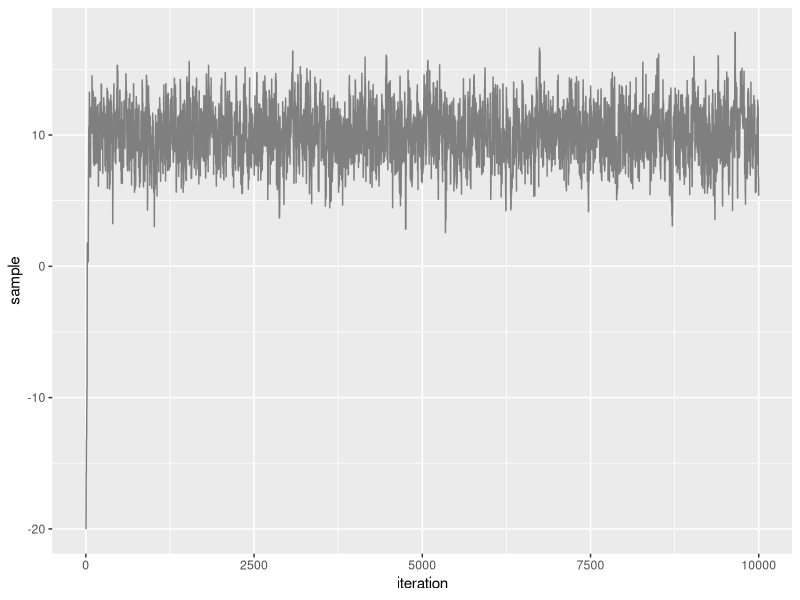
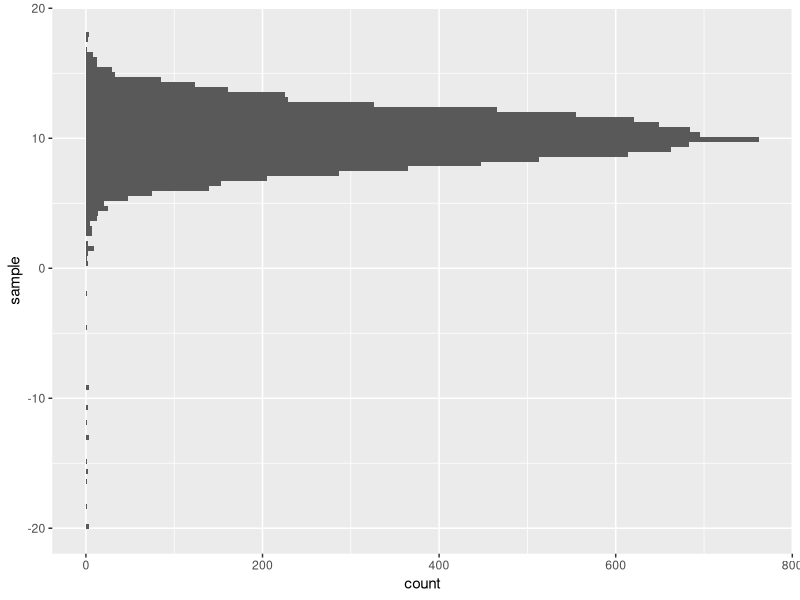
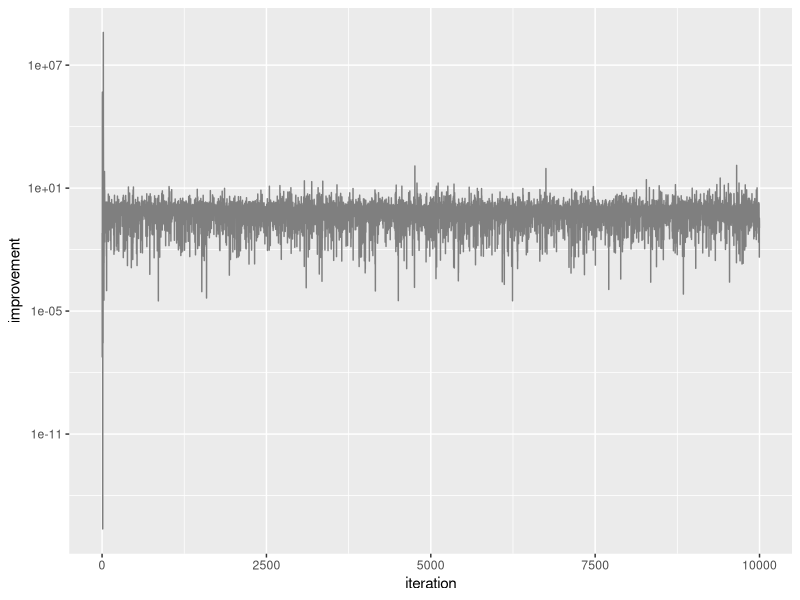
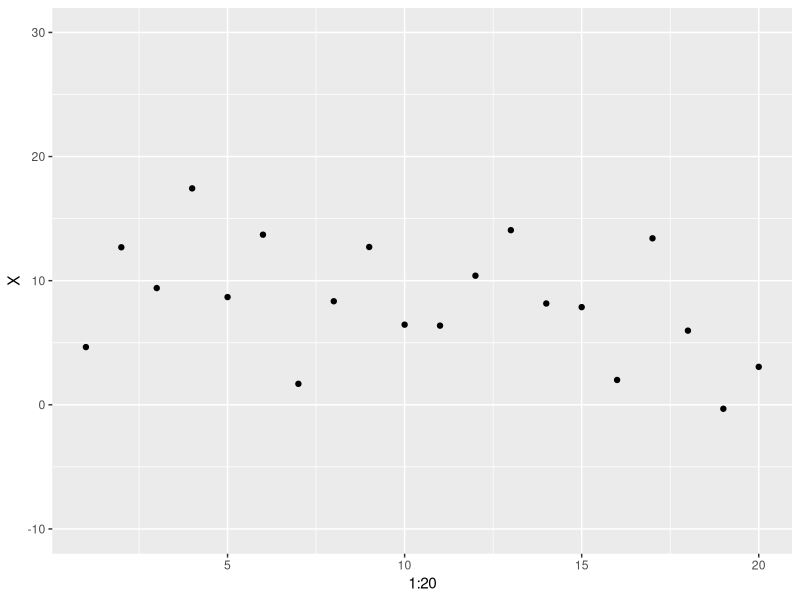
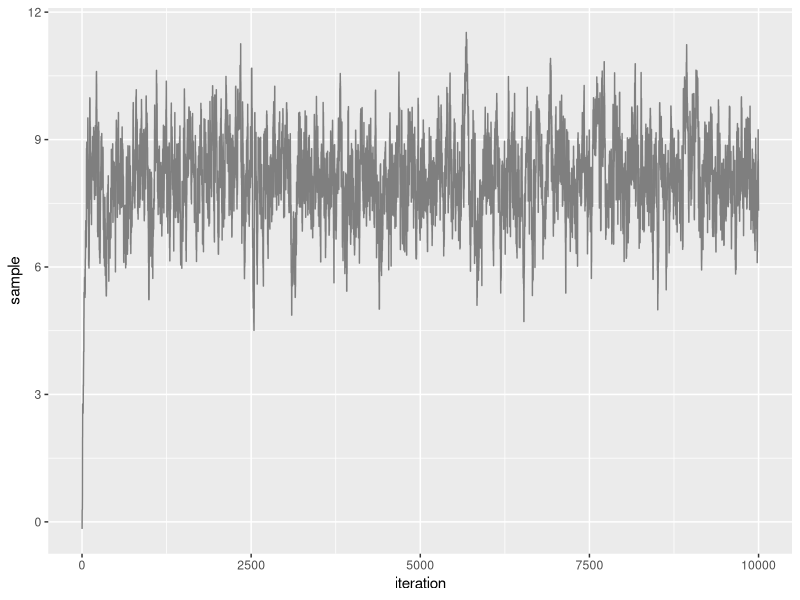
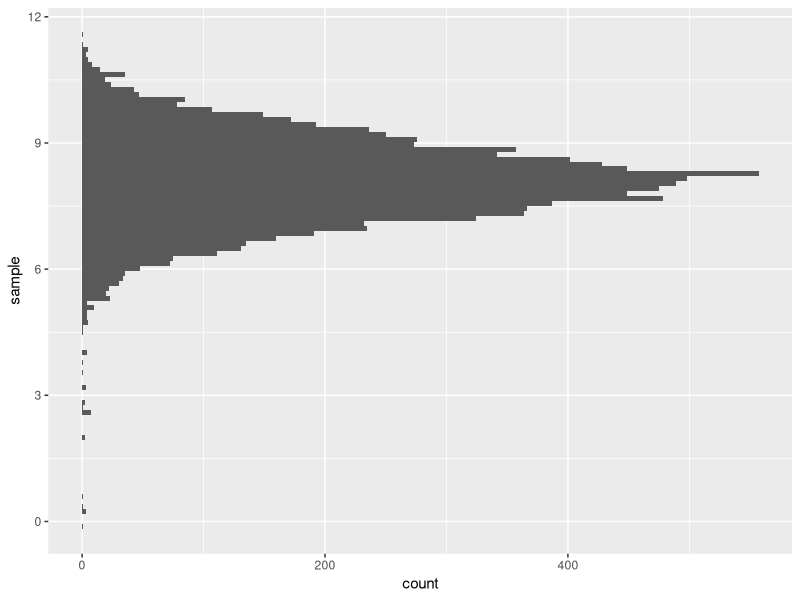
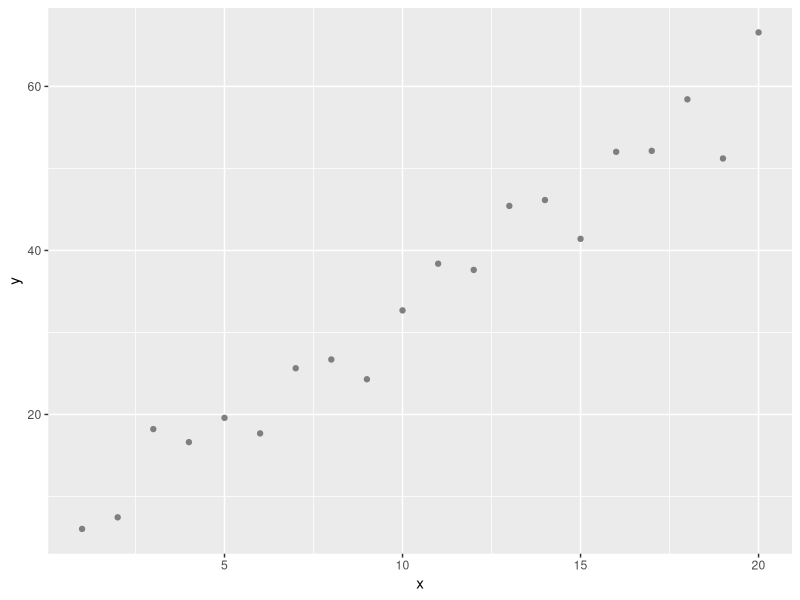
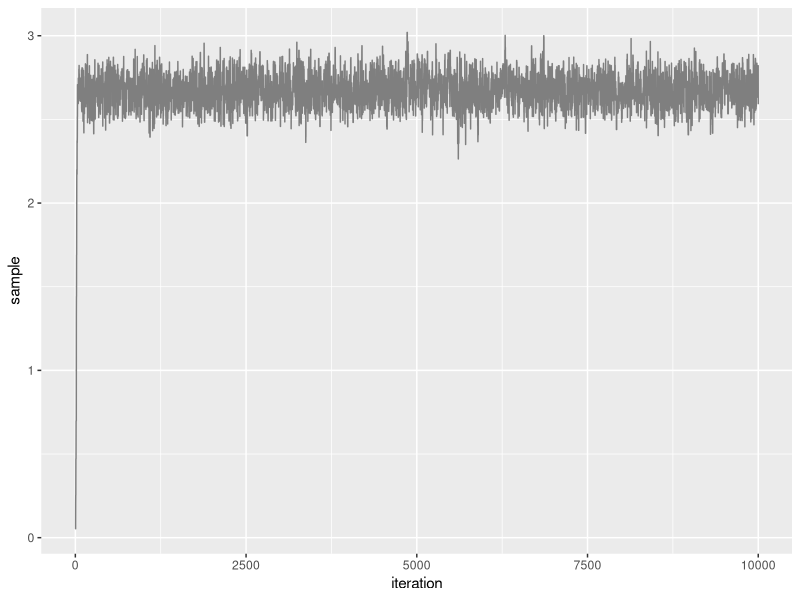

Here is the R script that generated these plots, in order:
## ---- chunk 1
library(tidyverse)
library(ggplot2)

model_pdf <- function(x, mu, sigma) exp(-0.5 * ((x - mu) / sigma)^2) / (sigma*sqrt(2*pi)) # probability density function
proposed <- function(x, sd) rnorm(n = 1, mean = x, sd = sd) # random variable generation

iterations = 1e4 # number of iterations
x <- -20 # starting value of the chain
sigma = 2
mu = 10
stored <- rep(NA, iterations)
improvement <- rep(NA, iterations)

for (i in 1:iterations) {
  x_i <- proposed(x, sigma) # 1
  improvement[i] <- model_pdf(x_i, mu, sigma) / model_pdf(x, mu, sigma) # 2
  ratio <- min(1, improvement[i]) # 3
  accept <- runif(1) < ratio # 4
  stored[i] <- ifelse(accept, x_i, x)
  x <- stored[i]
}

results_combined = data.frame(sample = stored, improvement = improvement, iteration = 1:iterations)

ggplot(data = results_combined, aes(x = iteration, y = sample)) + geom_line(colour = 'grey50')
ggplot(data = results_combined, aes(y=sample)) + geom_histogram(bins = 100)
ggplot(data = results_combined, aes(x = iteration, y = improvement)) + geom_line(colour = 'grey50') + scale_y_log10()
## ---- chunk 2
library(tidyverse)
library(ggplot2)

X <- rnorm(n = 20, mean = 10, sd = 4) # Our sample from the population (normal population with mean 10 and standard deviation 4)

qplot(x = 1:20, y = X) + expand_limits(y = c(-10, 30))

model_pdf <-  function(obs, mu, sigma) exp(-0.5*((obs-mu)/sigma)^2) / (sqrt(sigma^2*2*pi)) # 1

posterior_pdf <- function(x, mu, sigma, mu_prior, sigma_prior) model_pdf(x, mu, sigma) * model_pdf(mu, mu_prior, sigma_prior) # likelihood * prior

proposed <- function(mu, sd) rnorm(n = 1, mean = mu, sd = sd)

iterations = 1e4
mu <- 0 # start of the chain (slope)
sigma_proposed = 0.5 

sigma <- 5
mu_prior <- 7
sigma_prior <- 10 # standard deviation of the normal model used for the likelihood probability density function. Here we consider it as a nuisance parameter, namely, we do not aim to estimate it but we provide it to the model 
stored <- rep(NA, iterations)


for (i in 1:iterations) {
  mu_prime <- proposed(mu, sigma_proposed)
  
  i_posterior_p <- posterior_pdf(X, mu_prime, sigma, mu_prior, sigma_prior)
  i_posterior_p <- Reduce(`*`, i_posterior_p) # 1
  
  previous_posterior_p <- posterior_pdf(X, mu, sigma, mu_prior, sigma_prior)
  previous_posterior_p <- Reduce(`*`, previous_posterior_p) #1
  
  improvement <- i_posterior_p / previous_posterior_p
  
  ratio <- min(1, improvement)
  accept <- runif(1) < ratio
  stored[i] <- ifelse(accept, mu_prime, mu)
  mu <- stored[i]
}

results_combined = data.frame(sample = stored, improvement = improvement, iteration = 1:iterations)

ggplot(data = results_combined, aes(x = iteration, y = sample)) + geom_line(colour = 'grey50')
ggplot(data = results_combined, aes(y=sample)) + geom_histogram(bins = 100)
## ---- chunk 3
library(tidyverse)
library(ggplot2)

population_b <- 3 # slope
dataset <- data.frame(x = 1:20, y = sapply(1:20, function(x) population_b * (x + rnorm(n = 1, mean = 1, sd = 1))))
ggplot(data = dataset, aes(x = x, y = y)) + geom_point(colour = 'grey50')

model_pdf <-  function(obs, mu, sigma) exp(-0.5*((obs-mu)/sigma)^2)/(sqrt(sigma^2*2*pi))

posterior_pdf <- function(y, x, b, sigma, b_prior, sigma_prior) model_pdf(y, b*x, sigma) * model_pdf(b, b_prior, sigma_prior) # likelihood * prior

proposed <- function(b, sd) rnorm(n = 1, mean = b, sd = sd)

iterations = 1e4
b <- 0 # start of the chain (slope)
sigma_proposed = 0.2 
sigma <- 10 # standard deviation of the normal model used for the likelihood probability density function. Here we consider it as a nuisance parameter, namely, we do not aim to estimate it but we provide it to the model 
b_prior <- 2.5 # prior belief of the slope 
sigma_prior <- 0.5 # standard deviation of the coefficient, not y!
stored <- rep(NA, iterations)


for (i in 1:iterations) {
  b_prime <- proposed(b, sigma_proposed)
  
  i_posterior_p <- posterior_pdf(dataset$y, dataset$x, b_prime, sigma, b_prior, sigma_prior)
  i_posterior_p <- Reduce(`*`, i_posterior_p)
  
  previous_posterior_p <- posterior_pdf(dataset$y, dataset$x, b, sigma, b_prior, sigma_prior)
  previous_posterior_p <- Reduce(`*`, previous_posterior_p)
  
  improvement <- i_posterior_p / previous_posterior_p
  
  ratio <- min(1, improvement)
  accept <- runif(1) < ratio
  stored[i] <- ifelse(accept, b_prime, b)
  b <- stored[i]
}

results_combined = data.frame(sample = stored, improvement = improvement, iteration = 1:iterations)

ggplot(data = results_combined, aes(x = iteration, y = sample)) + geom_line(colour = 'grey50')
ggplot(data = results_combined, aes(y=sample)) + geom_histogram(bins = 100)
## ---- chunk 4
b <- median(results_combined$sample)
ggplot(data = dataset, aes(x = x, y = y)) + geom_point(colour = 'grey50') + geom_abline(intercept = 0, slope = b) + expand_limits(y = -10)
## ---- chunk 5
library(tidyverse)
library(ggplot2)

population_b0 <- 20 # intercept
population_b1 <- 3 # slope

dataset <- data.frame(x = 1:20, 
                  y = sapply(1:20, function(x) population_b0 + population_b1 * (x + rnorm(n = 1, mean = 1, sd = 1)))
                  )
ggplot(data = dataset, aes(x = x, y = y)) + geom_point(colour = 'grey50') + expand_limits(y = 0)

model_pdf <-  function(obs, mu, sigma) exp(-0.5*((obs-mu)/sigma)^2) / (sqrt(sigma^2*2*pi))

posterior_pdf <- function(y, x, b0, b1, sigma, b0_prior, b1_prior, sigma0_prior, sigma1_prior) {
    log( model_pdf(y, b0 + b1 * x, sigma) ) + 
    log( model_pdf(b0, b0_prior, sigma0_prior) ) +
    log( model_pdf(b1, b1_prior, sigma1_prior) )
} # conversely to the example above, here we must take the log of the probabilities, otherwise with 3 probability products the results will be most likely always 0 

proposed <- function(b, sd) rnorm(n = 1, mean = b, sd = sd)

iterations = 1e5
b0 <- 10 # start of the chain (intercept)
b1 <- 1 # start of the chain (slope)
sigma_proposed_b0 = 2
sigma_proposed_b1 = 0.5

sigma <- 10 # standard deviation of the normal model used for the likelihood probability density function. Also in this case we provide it to the model and we do not estimate it
b0_prior <- 25 # prior belief of the intercept
b1_prior <- 2.5 # prior belief of the slope
sigma0_prior <- 10 # standard deviation of the intercept
sigma1_prior <- 2.5 # standard deviation of the slope

coef_b0 <- rep(NA, iterations)
coef_b1 <- rep(NA, iterations)

for (i in 1:iterations) {
  b0_prime <- proposed(b0, sigma_proposed_b0)
  b1_prime <- proposed(b1, sigma_proposed_b1)
  
  i_posterior_p <- posterior_pdf(dataset$y, dataset$x, b0_prime, b1_prime, sigma, b0_prior, b1_prior, sigma0_prior, sigma1_prior)
  i_posterior_p <- Reduce(`+`, i_posterior_p)
  
  previous_posterior_p <- posterior_pdf(dataset$y, dataset$x, b0, b1, sigma, b0_prior, b1_prior, sigma0_prior, sigma1_prior)
  previous_posterior_p <- Reduce(`+`, previous_posterior_p)
  
  improvement <- exp(i_posterior_p - previous_posterior_p)
  
  ratio <- min(1, improvement)
  
  accept <- runif(1) < ratio

  coef_b0[i] <- ifelse(accept, b0_prime, b0)
  coef_b1[i] <- ifelse(accept, b1_prime, b1)
  
  b0 <- coef_b0[i]
  b1 <- coef_b1[i]
}

results_combined = data.frame(b0 = coef_b0, b1 = coef_b1, improvement = improvement, iteration = 1:iterations)

ggplot(data = results_combined, aes(x = iteration, y = b0)) + geom_line(colour = 'grey50')
ggplot(data = results_combined, aes(y=b0)) + geom_histogram(bins = 100)

ggplot(data = results_combined, aes(x = iteration, y = b1)) + geom_line(colour = 'grey50')
ggplot(data = results_combined, aes(y=b1)) + geom_histogram(bins = 100)

ggplot(data = results_combined, aes(x = b0, y = b1)) + geom_line(colour = 'grey50')
ggplot(data = results_combined, aes(x = b0, y = b1)) + geom_hex(bins = 70) + scale_fill_continuous(type = "viridis")
## ---- chunk 6
b0 <- median(results_combined$b0)
b1 <- median(results_combined$b1)

ggplot(data = dataset, aes(x = x, y = y)) + geom_point(colour = 'grey50') + geom_abline(intercept = b0, slope = b1) + expand_limits(y = 0)
## ---- chunk 7
dataset$residuals <- dataset$y - (b0 + b1 * dataset$x)

ggplot(data = dataset, aes(x = x, y = residuals)) + geom_point(colour = 'grey50') + expand_limits(y = c(-20, 20))
## ---- chunk 8
library(tidyverse)
library(ggplot2)


population_b <- 3 # slope

dataset <- data.frame(
  x = 1:200, 
  y = sapply(1:200, function(x) rpois(n = 1, lambda = population_b * x))
  )

ggplot(data = dataset, aes(x = x, y = y)) + geom_point(colour = 'grey50')


model_pdf <- function(obs, lambda) (lambda^obs * exp(-lambda)) / factorial(obs)
prior_pdf <- function(obs, mu, sigma) exp(-0.5*((obs-mu)/sigma)^2) / (sqrt(sigma^2*2*pi)) # As mentioned before, this is just our prior belief on the coefficient. There is no relationship whatsoever binding this distribution with the one of the likelihood. It can be anything, even an uniform distribution.
  
  
posterior_pdf <- function(y, x, b, b_prior, sigma_prior) {
  log( dpois(y, b * x) ) + 
  log( prior_pdf(b, b_prior, sigma_prior) )
  # if one wanted a completely uninformative prior such as an uniform distribution, the line above can be replaced with:
  # log( 1 )
} 

proposed <- function(b, sd) rnorm(n = 1, mean = b, sd = sd)

iterations = 1e4
b <- 3.5 # start of the chain

b_prior <- 2.7 # prior belief of the parameter
sigma_prior <- 2 # prior belief of the standard deviation of the parameter
sigma_proposed <- 0.5
stored <- rep(NA, iterations)



for (i in 1:iterations) {
  b_prime <- proposed(b, sigma_proposed)
  
  i_posterior_p <- posterior_pdf(dataset$y, dataset$x, b_prime, b_prior, sigma_prior)
  i_posterior_p <- Reduce(`+`, i_posterior_p)
  
  previous_posterior_p <- posterior_pdf(dataset$y, dataset$x, b, b_prior, sigma_prior)
  previous_posterior_p <- Reduce(`+`, previous_posterior_p)
  
  improvement <- exp(i_posterior_p - previous_posterior_p)
  
  ratio <- min(1, improvement)
  accept <- runif(1) < ratio
  stored[i] <- ifelse(accept, b_prime, b)
  b <- stored[i]
}

results_combined = data.frame(sample = stored, improvement = improvement, iteration = 1:iterations)

ggplot(data = results_combined, aes(x = iteration, y = sample)) + geom_line(colour = 'grey50')
ggplot(data = results_combined, aes(y=sample)) + geom_histogram(bins = 100)
## ---- chunk 9
b <- median(results_combined$sample)
ggplot(data = dataset, aes(x = x, y = y)) + geom_point(colour = 'grey50') + geom_abline(intercept = 0, slope = b)
## ---- chunk 10
dataset$residuals <- dataset$y - (b * dataset$x)
ggplot(data = dataset, aes(x = x, y = residuals)) + geom_point(colour = 'grey50') + expand_limits(y = c(-100, 100))
## ---- chunk 11
library(tidyverse)
library(ggplot2)


model_pdf <- function(x, sigma) {
  exp(-0.5*((x-mu1)/sigma)^2) / (sigma*sqrt(2*sigma*pi)) + 
  exp(-0.5*((x-mu2)/sigma)^2) / (sigma*sqrt(2*sigma*pi)) 
}

proposed <- function(x, sd) rnorm(n = 1, mean = x, sd = sd)

iterations = 1e4 # number of iterations
x <- -20 # starting value of the chain
sigma = 2 
sigma_proposed = 10
mu1 = 10
mu2 = 40
stored <- rep(NA, iterations)
improvement <- rep(NA, iterations)


for (i in 1:iterations) {
  x_i <- proposed(x, sigma_proposed)
  improvement[i] <- model_pdf(x_i, sigma) / model_pdf(x,  sigma)
  ratio <- min(1, improvement[i])
  accept <- runif(1) < ratio
  stored[i] <- ifelse(accept, x_i, x)
  x <- stored[i]
}

results_combined = data.frame(sample = stored, improvement = improvement, iteration = 1:iterations)

ggplot(data = results_combined, aes(x = iteration, y = sample)) + geom_line(colour = 'grey50') + expand_limits(y = c(-20, 60))
ggplot(data = results_combined, aes(y=sample)) + geom_histogram(bins = 200) + expand_limits(y = c(-20, 60))
ggplot(data = results_combined, aes(x = iteration, y = improvement)) + geom_line(colour = 'grey50') + scale_y_log10()
## ---- chunk 12
library(tidyverse)
library(ggplot2)


model_pdf <- function(x, sigma) {
  exp(-0.5*((x-mu1)/sigma)^2) / (sigma*sqrt(2*sigma*pi)) + 
  exp(-0.5*((x-mu2)/sigma)^2) / (sigma*sqrt(2*sigma*pi)) 
}

proposed <- function(x, sd) rnorm(n = 1, mean = x, sd = sd)

iterations = 1e4 # number of iterations
x <- -20 # starting value of the chain
sigma = 2 
sigma_proposed = 3
mu1 = 10
mu2 = 40
stored <- rep(NA, iterations)
improvement <- rep(NA, iterations)


for (i in 1:iterations) {
  x_i <- proposed(x, sigma_proposed)
  improvement[i] <- model_pdf(x_i, sigma) / model_pdf(x,  sigma)
  ratio <- min(1, improvement[i])
  accept <- runif(1) < ratio
  stored[i] <- ifelse(accept, x_i, x)
  x <- stored[i]
}

results_combined = data.frame(sample = stored, improvement = improvement, iteration = 1:iterations)

ggplot(data = results_combined, aes(x = iteration, y = sample)) + geom_line(colour = 'grey50') + expand_limits(y = c(-20, 60))
## ---- chunk 13
library(tidyverse)
library(ggplot2)


model_pdf <- function(x, sigma) {
  exp(-0.5*((x-mu1)/sigma)^2) / (sigma*sqrt(2*sigma*pi)) + 
  exp(-0.5*((x-mu2)/sigma)^2) / (sigma*sqrt(2*sigma*pi)) 
}

proposed <- function(x, sd) rnorm(n = 1, mean = x, sd = sd)

iterations = 1e4 # number of iterations
x <- 60 # starting value of the chain
sigma = 2 
sigma_proposed = 3
mu1 = 10
mu2 = 40
stored <- rep(NA, iterations)
improvement <- rep(NA, iterations)


for (i in 1:iterations) {
  x_i <- proposed(x, sigma_proposed)
  improvement[i] <- model_pdf(x_i, sigma) / model_pdf(x,  sigma)
  ratio <- min(1, improvement[i])
  accept <- runif(1) < ratio
  stored[i] <- ifelse(accept, x_i, x)
  x <- stored[i]
}

results_combined = data.frame(sample = stored, improvement = improvement, iteration = 1:iterations)

ggplot(data = results_combined, aes(x = iteration, y = sample)) + geom_line(colour = 'grey50') + expand_limits(y = c(-20, 60))
## ---- chunk 14
set.seed(1)
X <- rnorm(n = 7, mean = 10, sd = 1.5) # Our sample from the population (normal population with mean 10 and standard deviation 4)
X
t.test(x = X, mu = 9)
## ---- chunk 15
library(tidyverse)
library(ggplot2)

model_pdf <-  function(obs, mu, sigma) exp(-0.5*((obs-mu)/sigma)^2) / (sqrt(sigma^2*2*pi))

posterior_pdf <- function(x, mu, sigma, mu_prior, sigma_prior) model_pdf(x, mu, sigma) * model_pdf(mu, mu_prior, sigma_prior) # likelihood * prior

proposed <- function(mu, sd) rnorm(n = 1, mean = mu, sd = sd)

iterations = 1e4
mu <- 0 # start of the chain (slope)
sigma_proposed = 0.5 

sigma <- 2
mu_prior <- 9.5 # we pick an uninformative (unbiased) prior, which is exactly in the middle of the 2 values of interest
sigma_prior <- 10
stored <- rep(NA, iterations)


for (i in 1:iterations) {
  mu_prime <- proposed(mu, sigma_proposed)
  
  i_posterior_p <- posterior_pdf(X, mu_prime, sigma, mu_prior, sigma_prior)
  i_posterior_p <- Reduce(`*`, i_posterior_p)
  
  previous_posterior_p <- posterior_pdf(X, mu, sigma, mu_prior, sigma_prior)
  previous_posterior_p <- Reduce(`*`, previous_posterior_p)
  
  improvement <- i_posterior_p / previous_posterior_p
  
  ratio <- min(1, improvement)
  accept <- runif(1) < ratio
  stored[i] <- ifelse(accept, mu_prime, mu)
  mu <- stored[i]
}

results_combined = data.frame(sample = stored, improvement = improvement, iteration = 1:iterations)

ggplot(data = results_combined, aes(x = iteration, y = sample)) + geom_line(colour = 'grey50')
ggplot(data = results_combined, aes(y=sample)) + geom_histogram(bins = 100)
## ---- chunk 16
median(results_combined$sample)
